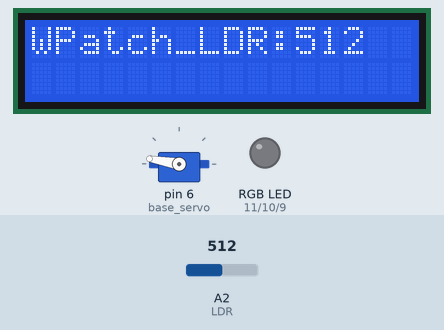
This sketch was run on a simulated Arduino Uno, built with avr-gcc and run on an emulated ATmega328P. Shown: servo, 16×2 character LCD, an RGB LED mixed from three pins (HIGH = lit). The test bench sets the inputs (shaded band); at power-on: A2 (LDR) = 512.

Above: at 4.6 s.
At 6.7 s:
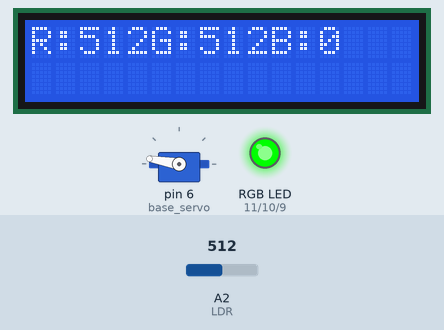
6.8 s: A2 (LDR) set to 532
At 9.73 s:
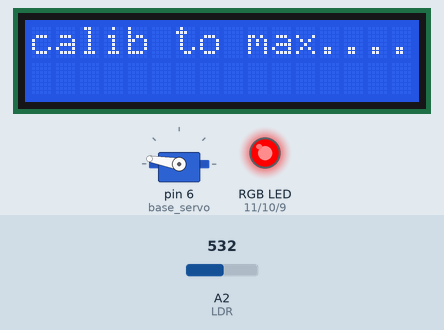
9.8 s: A2 (LDR) set to 511
At 11.7 s:
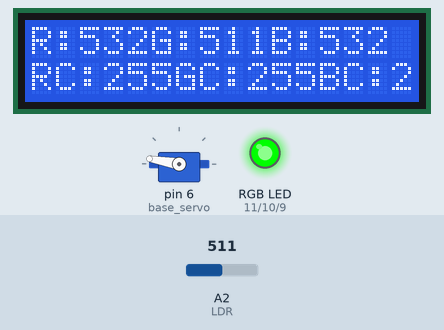
12.8 s: A2 (LDR) set to 716
At 19.9 s:
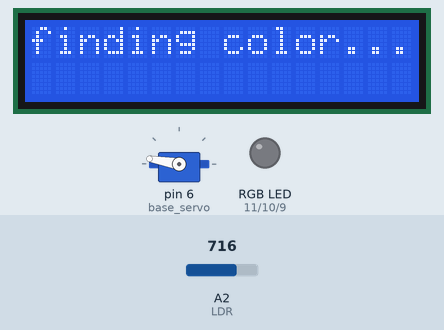
Timing chart, 0 to 23.2 s (numbered marks = the images above; inputs shaded):
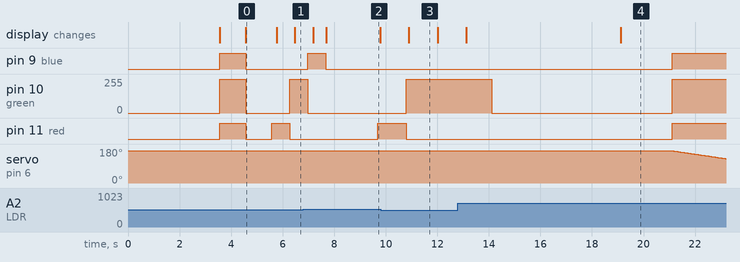

Measured:
- the behaviour switches between 521 and 522 on A2 (LDR) (found by bisection; images 1 and 2)
- after the input at 6.8 s, pin 11 (red): LOW → HIGH after 2.9 s
- after the input at 9.8 s, the display: changes after 1.1 s (image 3)
- after the input at 12.8 s, pin 9 (blue), pin 11 (red): LOW → HIGH after 8.3 s; servo on pin 6 (base_servo): moves from 170° to 129° over 2.0 s, starting after 8.4 s
- what the display in image 0 shows lasts 1.2 s, from 4.6 s to 5.8 s
- what the display in image 2 shows lasts 2.1 s, from 7.7 s to 9.8 s
- what the display in image 3 shows lasts 1.1 s, from 10.9 s to 12.0 s

The sketch:

manualCalibration.ino
```cpp
#include <Servo.h>
#include <LiquidCrystal.h>
LiquidCrystal lcd(2,3,4,8,12,13);
Servo myservo;
int whitepatch_pos = 170;
int LDR_whitepatch = 0;
int red = 11, green = 10, blue = 9;
int LDR = A2;
int val_intensity[] = {0,0,0,0,0,0,0,0,0,0,0,0};//0:red, 1:green, 2:blue
int val_current[] = {0,0,0,0,0,0,0,0,0,0,0,0};//0:red, 1:green, 2:blue // PWM values...
int Cstop = 8;
int servo_position = whitepatch_pos;
int base_servo = 6, top_servo = 5;

void setup(){
  Serial.begin(9600);
  pinMode(red, OUTPUT);
  pinMode(green, OUTPUT);
  pinMode(blue, OUTPUT);
  pinMode(Cstop, INPUT_PULLUP);

  myservo.attach(base_servo);
  myservo.write(whitepatch_pos);
  delay(3000);
  myservo.detach();
  delay(500);


  lcd.begin(16, 2);

  digitalWrite(red, HIGH);
  digitalWrite(green, HIGH);
  digitalWrite(blue, HIGH);
  delay(1000);
  LDR_whitepatch = analogRead(A2);
  digitalWrite(red, LOW);
  digitalWrite(green, LOW);
  digitalWrite(blue, LOW);
  lcd.clear();
  lcd.setCursor(0,0);
  lcd.print("WPatch_LDR:"+String(LDR_whitepatch));
  delay(1000);

}

void loop(){
//  if(digitalRead(Cstop) == LOW){
//    Serial.print("AAAA");
//    exit(0);
//  }

// Manual Calibrate......
//  ManualCalibrate(red);
//  delay(100);
//  digitalWrite(red, LOW);
//  ManualCalibrate(green);
//  delay(100);
//  digitalWrite(green, LOW);
//  ManualCalibrate(blue);
//  delay(100);
//   digitalWrite(blue, LOW);

//Auto Calibrate...............
  AutoCalibrate(red);
  digitalWrite(red, LOW);

  AutoCalibrate(green);
  digitalWrite(green, LOW);

  AutoCalibrate(blue);
  digitalWrite(blue, LOW);


// Calibrate to max.............
  lcd.clear();
  lcd.setCursor(0,0);
  lcd.print("calib to max.....");
  delay(2000);

  int maxValue = find_max();

  calibrateToMax(maxValue, red);
  digitalWrite(red, LOW);

//  lcd.clear();
//  lcd.setCursor(0,0);
//  lcd.print("Done RED....");
//  delay(2000);

  calibrateToMax(maxValue, blue);
  digitalWrite(blue, LOW);

//  lcd.clear();
//  lcd.setCursor(0,0);
//  lcd.print("Done BLUE....");
//  delay(2000);

  calibrateToMax(maxValue, green);
  digitalWrite(green, LOW);

// calibration done......
  delay(5000);

//  lcd.clear();
//  lcd.setCursor(0,0);
//  lcd.print("Done GREEN....");
//  delay(2000);

// find color....

  lcd.clear();
  lcd.setCursor(0,0);
  lcd.print("finding color.....");
  delay(2000);
  int color = 0;

  myservo.attach(6);
  servomotion();
  myservo.detach();
  color = find_color();
  delay(100);

  lcd.clear();
  lcd.setCursor(0,0);
  if(color == 11) lcd.print("Color = RED");
  else if(color == 10) lcd.print("Color = GREEN");
  else if(color == 9) lcd.print("Color = BLUE");
  else lcd.print("Color = junk");
  delay(2000);


  myservo.attach(6);
  servomotion();
  myservo.detach();
  color = find_color();
  delay(100);

  lcd.clear();
  lcd.setCursor(0,0);
  if(color == 11) lcd.print("Color = RED");
  else if(color == 10) lcd.print("Color = GREEN");
  else if(color == 9) lcd.print("Color = BLUE");
  else lcd.print("Color = junk");
  delay(2000);


  myservo.attach(6);
  servomotion();
  myservo.detach();
  color = find_color();
  delay(100);

  lcd.clear();
  lcd.setCursor(0,0);
  if(color == 11) lcd.print("Color = RED");
  else if(color == 10) lcd.print("Color = GREEN");
  else if(color == 9) lcd.print("Color = BLUE");
  else lcd.print("Color = junk");
  delay(2000);

  lcd.clear();
  lcd.setCursor(0,0);
  lcd.print("Done...");

  exit(0);
}

void ManualCalibrate(int temp){
  digitalWrite(temp, HIGH);
  delay(50);
  val_intensity[temp] = analogRead(LDR);
  lcd.clear();
  lcd.setCursor(0,0);
  lcd.print("R:"+String(val_intensity[red])+"G:"+String(val_intensity[green])+"B:"+String(val_intensity[blue]));
  delay(500);
}

void AutoCalibrate(int temp){
  analogWrite(temp, 255);
  delay(200);
  val_intensity[temp] = analogRead(LDR);
  val_current[temp] = 255;
  lcd.clear();
  lcd.setCursor(0,0);
  lcd.print("R:"+String(val_intensity[red])+"G:"+String(val_intensity[green])+"B:"+String(val_intensity[blue]));
  delay(500);
}

int find_max(){
  if((val_intensity[red] > val_intensity[green]) && (val_intensity[red] > val_intensity[blue])) return val_intensity[red];
  else if((val_intensity[blue] > val_intensity[green])) return val_intensity[blue];
  else return val_intensity[green];
}

void calibrateToMax(int max_val, int temp){
  int temp_thresh = 10;

//  lcd.clear();
//  lcd.setCursor(0,0);
//  lcd.print("temp..."+ String(temp));
//  delay(2000);
//
//  lcd.clear();
//  lcd.setCursor(0,0);
//  lcd.print("max_val."+ String(max_val));
//  delay(2000);

  for(int i = 255; val_intensity[temp] <= (max_val - temp_thresh); i--){
    analogWrite(temp, i);
    delay(100);
    val_intensity[temp] = analogRead(LDR);
    val_current[temp] = i;
    lcd.clear();
    lcd.setCursor(0,0);
    lcd.print("R:"+String(val_intensity[red])+"G:"+String(val_intensity[green])+"B:"+String(val_intensity[blue]));
    lcd.setCursor(0,1);
    lcd.print("RC:"+String(val_current[red])+"GC:"+String(val_current[green])+"BC:"+String(val_current[blue]));
    delay(1000);
  }
}

void servomotion(){
  digitalWrite(red, HIGH);
  digitalWrite(green, HIGH);
  digitalWrite(blue, HIGH);
  for(int i = servo_position; i >=0; i--){
    myservo.write(i);
    delay(50);
     if((analogRead(LDR) <= (LDR_whitepatch-5)) && (i < (servo_position - 8))){
       servo_position = i;
       break;
     }
  }
  digitalWrite(red, LOW);
  digitalWrite(green, LOW);
  digitalWrite(blue, LOW);
}

int find_color(){
  int temp_thresh = 10;

  analogWrite(red, val_current[red]);
  delay(500);
  if(analogRead(LDR) <= (val_intensity[red]-temp_thresh)) return red;
  digitalWrite(red, LOW);

  analogWrite(green, val_current[green]);
  delay(500);
  if(analogRead(LDR) <= (val_intensity[green]-temp_thresh)) return green;
  digitalWrite(green, LOW);

  analogWrite(blue, val_current[blue]);
  delay(500);
  if(analogRead(LDR) <= (val_intensity[blue]-temp_thresh)) return blue;
  digitalWrite(blue, LOW);
}
```
